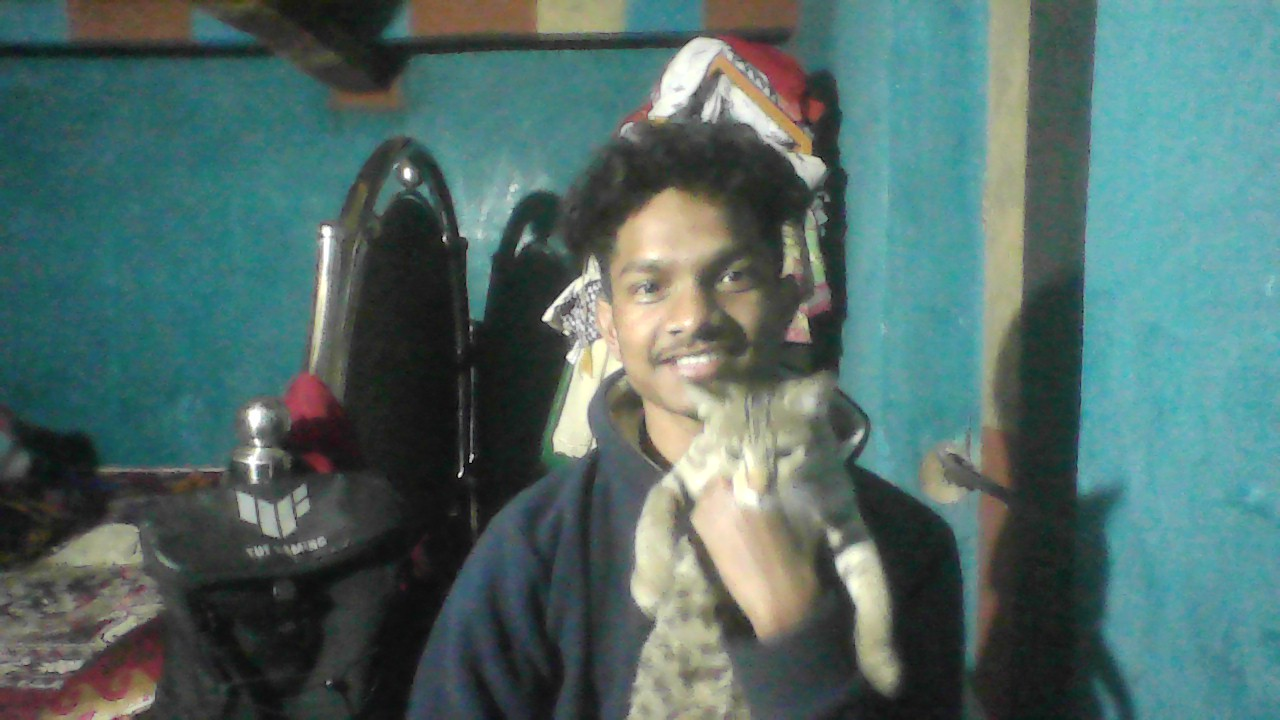
#> input picture OpenCV/imageProcessing---/billa.jpg, 1280 x 720 px, given in place of the camera
$ python hologram_simple.py
#> lines starting #> are read from the running program, lines starting #| are printed output that depends on the picture; after the words box and inside, x2 and y2 are one past the last pixel; in counts of white or black regions, pixels touching at a corner belong together
import cv2
import numpy as np
from collections import deque
import math

class SimpleHologramEffect:
    """Simple hologram effect using color detection and hand tracking"""

    def __init__(self):
        # Colors to define hand tracking (skin tone range in HSV)
        self.lower_skin = np.array([0, 20, 70], dtype=np.uint8)
        self.upper_skin = np.array([20, 255, 255], dtype=np.uint8)

        # Neon colors
        self.neon_colors = [
            (255, 0, 127),    # Magenta
            (0, 255, 255),    # Cyan
            (0, 255, 0),      # Green
            (255, 0, 0),      # Blue
            (0, 165, 255),    # Orange
        ]

        self.color_idx = 0
        self.trail = deque(maxlen=60)
        self.frame_count = 0

    def get_skin_mask(self, frame):
        """Detect skin color to find hand regions"""
        hsv = cv2.cvtColor(frame, cv2.COLOR_BGR2HSV)

        # Create mask using skin tone colors
        mask = cv2.inRange(hsv, self.lower_skin, self.upper_skin)

        # Apply morphological operations
        kernel = cv2.getStructuringElement(cv2.MORPH_ELLIPSE, (15, 15))
        mask = cv2.morphologyEx(mask, cv2.MORPH_CLOSE, kernel)
        mask = cv2.morphologyEx(mask, cv2.MORPH_OPEN, kernel)

        return mask

    def find_hand_center(self, mask):
        """Find the center of hand region"""
        contours, _ = cv2.findContours(mask, cv2.RETR_TREE, cv2.CHAIN_APPROX_SIMPLE)

        if contours:
            # Get the largest contour
            largest_contour = max(contours, key=cv2.contourArea)
            M = cv2.moments(largest_contour)

            if M['m00'] > 0:
                cx = int(M['m10'] / M['m00'])
                cy = int(M['m01'] / M['m00'])
                area = cv2.contourArea(largest_contour)
                return (cx, cy), area, largest_contour

        return None, 0, None

    def draw_hologram_glow(self, frame, x, y, color, radius=25):
        """Draw glowing hologram effect at position"""
        # Multiple circles for glow effect
        for i in range(4):
            alpha = max(0, 1 - i/4)
            glow_color = tuple(int(c * alpha) for c in color)
            thickness = max(1, 4 - i)
            cv2.circle(frame, (int(x), int(y)), radius + i*8, glow_color, thickness)

    def draw_energy_waves(self, frame, x, y, color, wave_num):
        """Draw energy wave patterns"""
        radius = 30 + (wave_num * 15) % 60
        cv2.circle(frame, (x, y), radius, color, 2)

    def draw_particle_burst(self, frame, x, y, color, intensity=0.7):
        """Draw particle burst effect"""
        num_particles = 12
        for i in range(num_particles):
            angle = (i / num_particles) * 2 * np.pi
            length = np.random.randint(20, 80)
            px = int(x + length * np.cos(angle))
            py = int(y + length * np.sin(angle))
            line_color = tuple(int(c * intensity) for c in color)
            cv2.line(frame, (x, y), (px, py), line_color, 2)

    def draw_laser_trail(self, frame, trail_points, color):
        """Draw laser trail from finger movement"""
        if len(trail_points) > 1:
            for i in range(1, len(trail_points)):
                alpha = i / len(trail_points)
                trail_color = tuple(int(c * alpha * 0.8) for c in color)
                thickness = max(1, int(3 * alpha))
                cv2.line(frame, trail_points[i-1], trail_points[i], trail_color, thickness)

    def process_frame(self, frame):
        """Process frame and add hologram effects"""
        self.frame_count += 1
        h, w, c = frame.shape

        # Get skin mask
        mask = self.get_skin_mask(frame)

        # Find hand center
        hand_pos, area, contour = self.find_hand_center(mask)

        # Create hologram overlay
        hologram_overlay = frame.copy()

        if hand_pos is not None and area > 500:
            hx, hy = hand_pos

            # Add to trail
            self.trail.append((hx, hy))

            # Cycle through colors
            color = self.neon_colors[self.color_idx % len(self.neon_colors)]
            self.color_idx += 1

            # Draw hologram effects
            self.draw_hologram_glow(hologram_overlay, hx, hy, color, 30)

            # Draw energy waves
            for i in range(3):
                self.draw_energy_waves(hologram_overlay, hx, hy, color, i)

            # Draw laser trail
            trail_list = list(self.trail)
            self.draw_laser_trail(hologram_overlay, trail_list, color)

            # Draw hand contour with neon effect
            if contour is not None:
                cv2.drawContours(hologram_overlay, [contour], 0, color, 3)

            # Draw particle burst effect intermittently
            if self.frame_count % 30 == 0:
                self.draw_particle_burst(hologram_overlay, hx, hy, color, 0.6)

            # Get approximate hand size for finger points
            if contour is not None:
                x, y, w_c, h_c = cv2.boundingRect(contour)

                # Detect approximate finger tips using contour
                hull = cv2.convexHull(contour)
                if len(hull) > 5:
                    # Draw finger tips with glow
                    for point in hull[::len(hull)//5]:  # Sample some points
                        px, py = point[0]
                        cv2.circle(hologram_overlay, (px, py), 8, color, -1)
                        cv2.circle(hologram_overlay, (px, py), 12, color, 2)

            # Display hand info
            cv2.putText(hologram_overlay, f"Hand Area: {int(area)}",
                       (hx - 60, hy - 60), cv2.FONT_HERSHEY_SIMPLEX, 0.6, (0, 255, 0), 2)
            cv2.putText(hologram_overlay, f"X:{hx} Y:{hy}",
                       (hx - 60, hy + 60), cv2.FONT_HERSHEY_SIMPLEX, 0.5, color, 1)
        else:
            # Clear trail if hand not detected
            self.trail.clear()

        # Blend hologram overlay with original frame
        result = cv2.addWeighted(frame, 0.6, hologram_overlay, 0.4, 0)

        return result

    def run(self):
        """Main execution loop"""
        cap = cv2.VideoCapture(0)

        # Set camera properties
        cap.set(cv2.CAP_PROP_FRAME_WIDTH, 1280)
        cap.set(cv2.CAP_PROP_FRAME_HEIGHT, 720)
        cap.set(cv2.CAP_PROP_FPS, 30)

        print("=" * 60)
        print("🌌 HOLOGRAM HAND GESTURE PROJECT")
        print("=" * 60)
        print("✨ Features:")
        print("   - Real-time hand detection using color detection")
        print("   - Dynamic neon glow effects")
        print("   - Energy waves that follow your hand")
        print("   - Laser trail effects")
        print("   - Particle burst animations")
        print("=" * 60)
        print("👋 Controls:")
        print("   - Show your hand to the camera")
        print("   - Move your hand around to create effects")
        print("   - Press 'q' to quit")
        print("   - Press 'space' to clear trail")
        print("=" * 60)

        frame_count = 0
        while True:
            ret, frame = cap.read()
#> frame is the input picture: shape (720, 1280, 3); mean B, G, R 103.7, 106.8, 80.8
            if not ret:
                break

            # Flip for selfie view
            frame = cv2.flip(frame, 1)

            # Process frame
            result = self.process_frame(frame)
#> in get_skin_mask, `hsv = cv2.cvtColor(frame, cv2.COLOR_BGR2HSV)`: hsv: shape (720, 1280, 3); mean H, S, V 73.2, 77.1, 111.7
#> in get_skin_mask, `mask = cv2.inRange(hsv, self.lower_skin, self.upper_skin)`: mask: shape (720, 1280); 6.4% white; 402 white regions (304 under 20 px), largest, box (x1, y1, x2, y2) and area: (547, 183, 686, 470) 19306, (464, 475, 591, 641) 9874, (1091, 0, 1213, 42) 4468
#> in get_skin_mask, `mask = cv2.morphologyEx(mask, cv2.MORPH_CLOSE, kernel)`: mask: shape (720, 1280); 8.9% white; 146 white regions (106 under 20 px), largest, box (x1, y1, x2, y2) and area: (515, 183, 697, 470) 27147, (1116, 564, 1280, 720) 13273, (464, 471, 611, 642) 12977
#> in get_skin_mask, `mask = cv2.morphologyEx(mask, cv2.MORPH_OPEN, kernel)`:
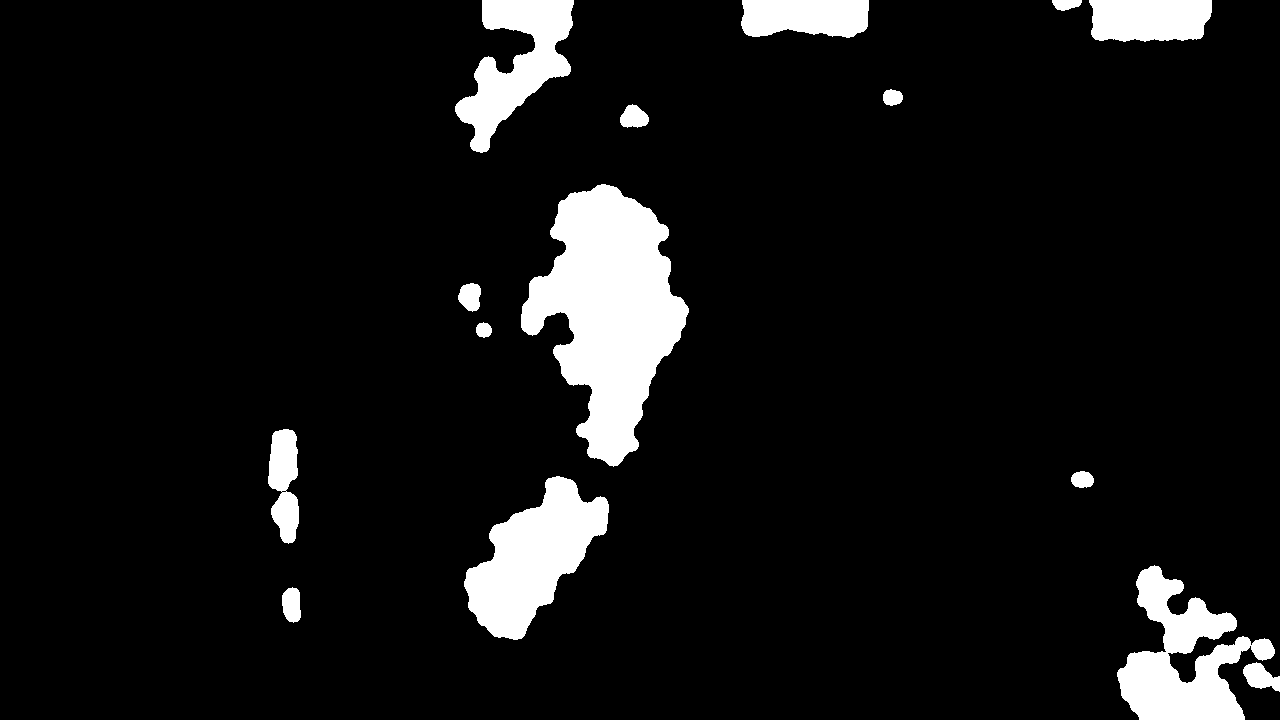
#> mask: shape (720, 1280); 7.9% white; 15 white regions
#> in find_hand_center, `contours, _ = cv2.findContours(mask, cv2.RETR_TREE, cv2.CHAIN_APPROX_S..`: contours = 16 contours, 1 with area under 20; largest, box (x1, y1, x2, y2) and area: (521, 184, 689, 467) 25866, (464, 476, 609, 640) 12092, (1117, 565, 1275, 720) 10956, (455, 0, 574, 153) 8104, (1089, 0, 1212, 42) 4496
#> in find_hand_center, `largest_contour = max(contours, key=cv2.contourArea)`: largest_contour = contour of 385 points, box (x1, y1, x2, y2) (521, 184, 689, 467), area 25866
#> in find_hand_center, `M = cv2.moments(largest_contour)`: M = moments, m00 25866.5, centre m10/m00, m01/m00 = (608.9, 310.2)
#> in find_hand_center, `cx = int(M['m10'] / M['m00'])`: cx = 608
#> in find_hand_center, `cy = int(M['m01'] / M['m00'])`: cy = 310
#> in find_hand_center, `area = cv2.contourArea(largest_contour)`: area = 25866.5
#> in process_frame, `hand_pos, area, contour = self.find_hand_center(mask)`: hand_pos = (608, 310); area = 25866.5; contour has the same summary as largest_contour in find_hand_center
#> in process_frame, `hx, hy = hand_pos`: hx = 608; hy = 310
#> after the loop in process_frame, `for i in range(3):`:
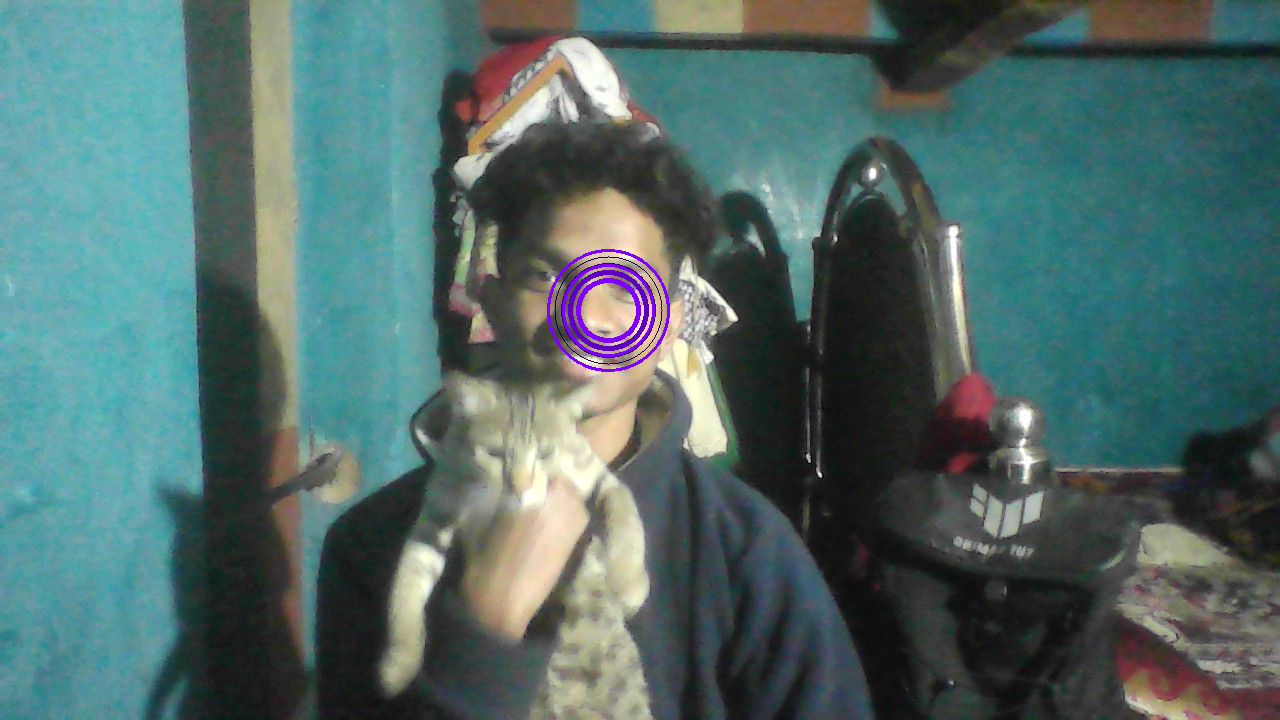
#> hologram_overlay: shape (720, 1280, 3); mean B, G, R 104.2, 106, 80.4
#> in process_frame, `trail_list = list(self.trail)`: trail_list = [(608, 310)]
#> in process_frame, `cv2.drawContours(hologram_overlay, [contour], 0, color, 3)`: hologram_overlay: shape (720, 1280, 3); 0.42% of pixels changed, all inside (x1, y1, x2, y2) = (519, 182, 691, 469)
#> in process_frame, `x, y, w_c, h_c = cv2.boundingRect(contour)`: x = 521; y = 184; w_c = 168; h_c = 283
#> in process_frame, `hull = cv2.convexHull(contour)`: hull = contour of 30 points, box (x1, y1, x2, y2) (521, 184, 689, 467), area 31772
#> the loop in process_frame, `for point in hull[::len(hull)//5]:` made 5 passes
#> (px, py) on passes 1 to 5: (605, 184), (668, 229), (637, 448), (588, 455), (558, 204)
#> after the loop in process_frame, `for point in hull[::len(hull)//5]:`:
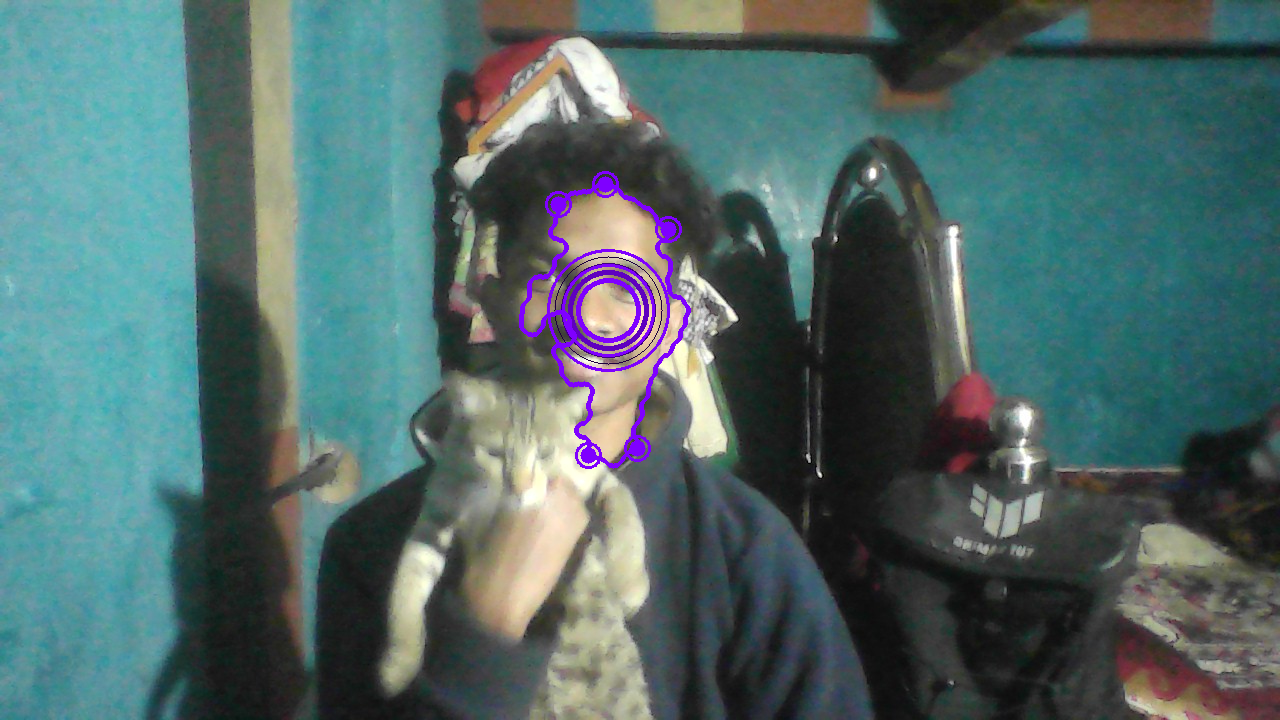
#> hologram_overlay: shape (720, 1280, 3); mean B, G, R 105, 105.2, 80.4
#> in process_frame, `cv2.putText(hologram_overlay, f"Hand Area: {int(area)}", (hx - 60, hy ..`: hologram_overlay: shape (720, 1280, 3); 0.14% of pixels changed, all inside (x1, y1, x2, y2) = (549, 236, 722, 252)
#> in process_frame, `cv2.putText(hologram_overlay, f"X:{hx} Y:{hy}", (hx - 60, hy + 60), cv..`: hologram_overlay: shape (720, 1280, 3); mean B, G, R 104.9, 105.4, 80.2

            # Add FPS and info
            frame_count += 1
            cv2.putText(result, f"Frame: {frame_count}", (10, 30),
                       cv2.FONT_HERSHEY_SIMPLEX, 0.7, (0, 255, 255), 2)
            cv2.putText(result, "Press 'q' to quit | 'space' to clear", (10, 70),
                       cv2.FONT_HERSHEY_SIMPLEX, 0.6, (255, 200, 0), 1)
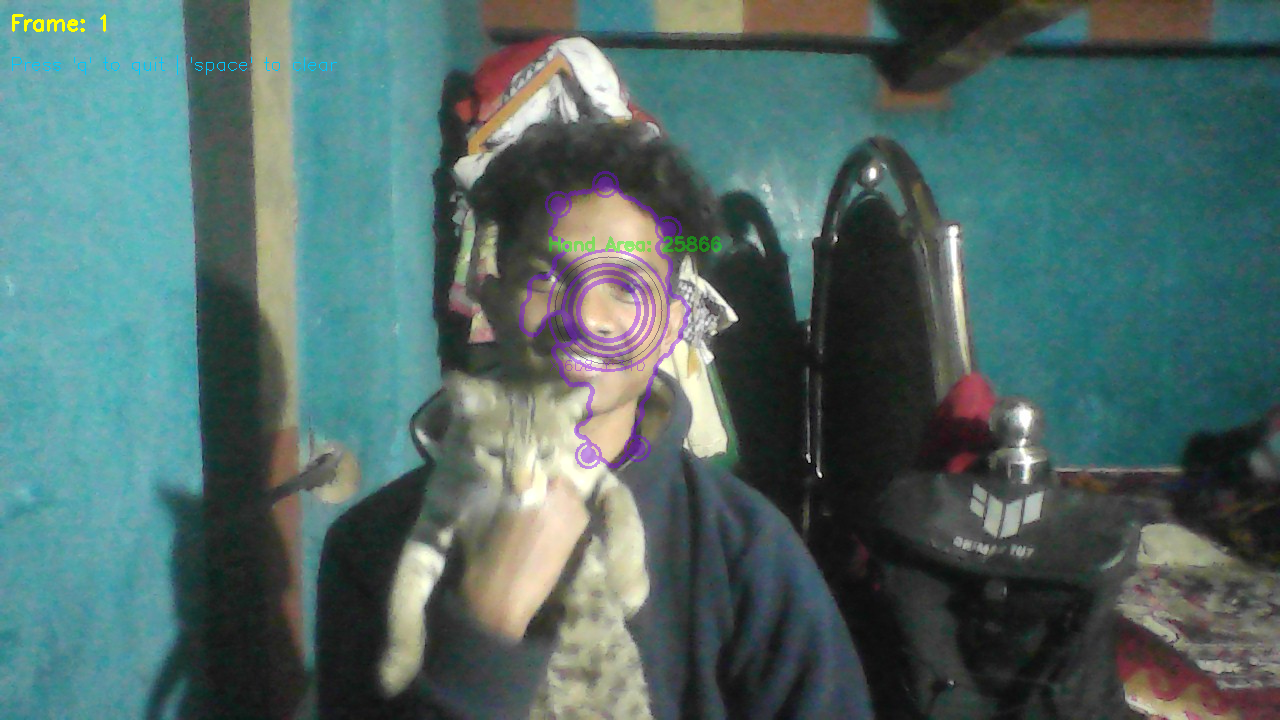
#> result: shape (720, 1280, 3); mean B, G, R 104.2, 106.3, 80.6

            cv2.imshow("🌌 Hologram Hand Gesture", result)

            key = cv2.waitKey(1) & 0xFF
#> (key q is pressed here)
            if key == ord('q'):
                print("\n✨ Hologram effect ended!")
                break
            elif key == ord(' '):
                print("🔄 Trail cleared!")

        cap.release()
        cv2.destroyAllWindows()

if __name__ == "__main__":
    hologram = SimpleHologramEffect()
    hologram.run()
